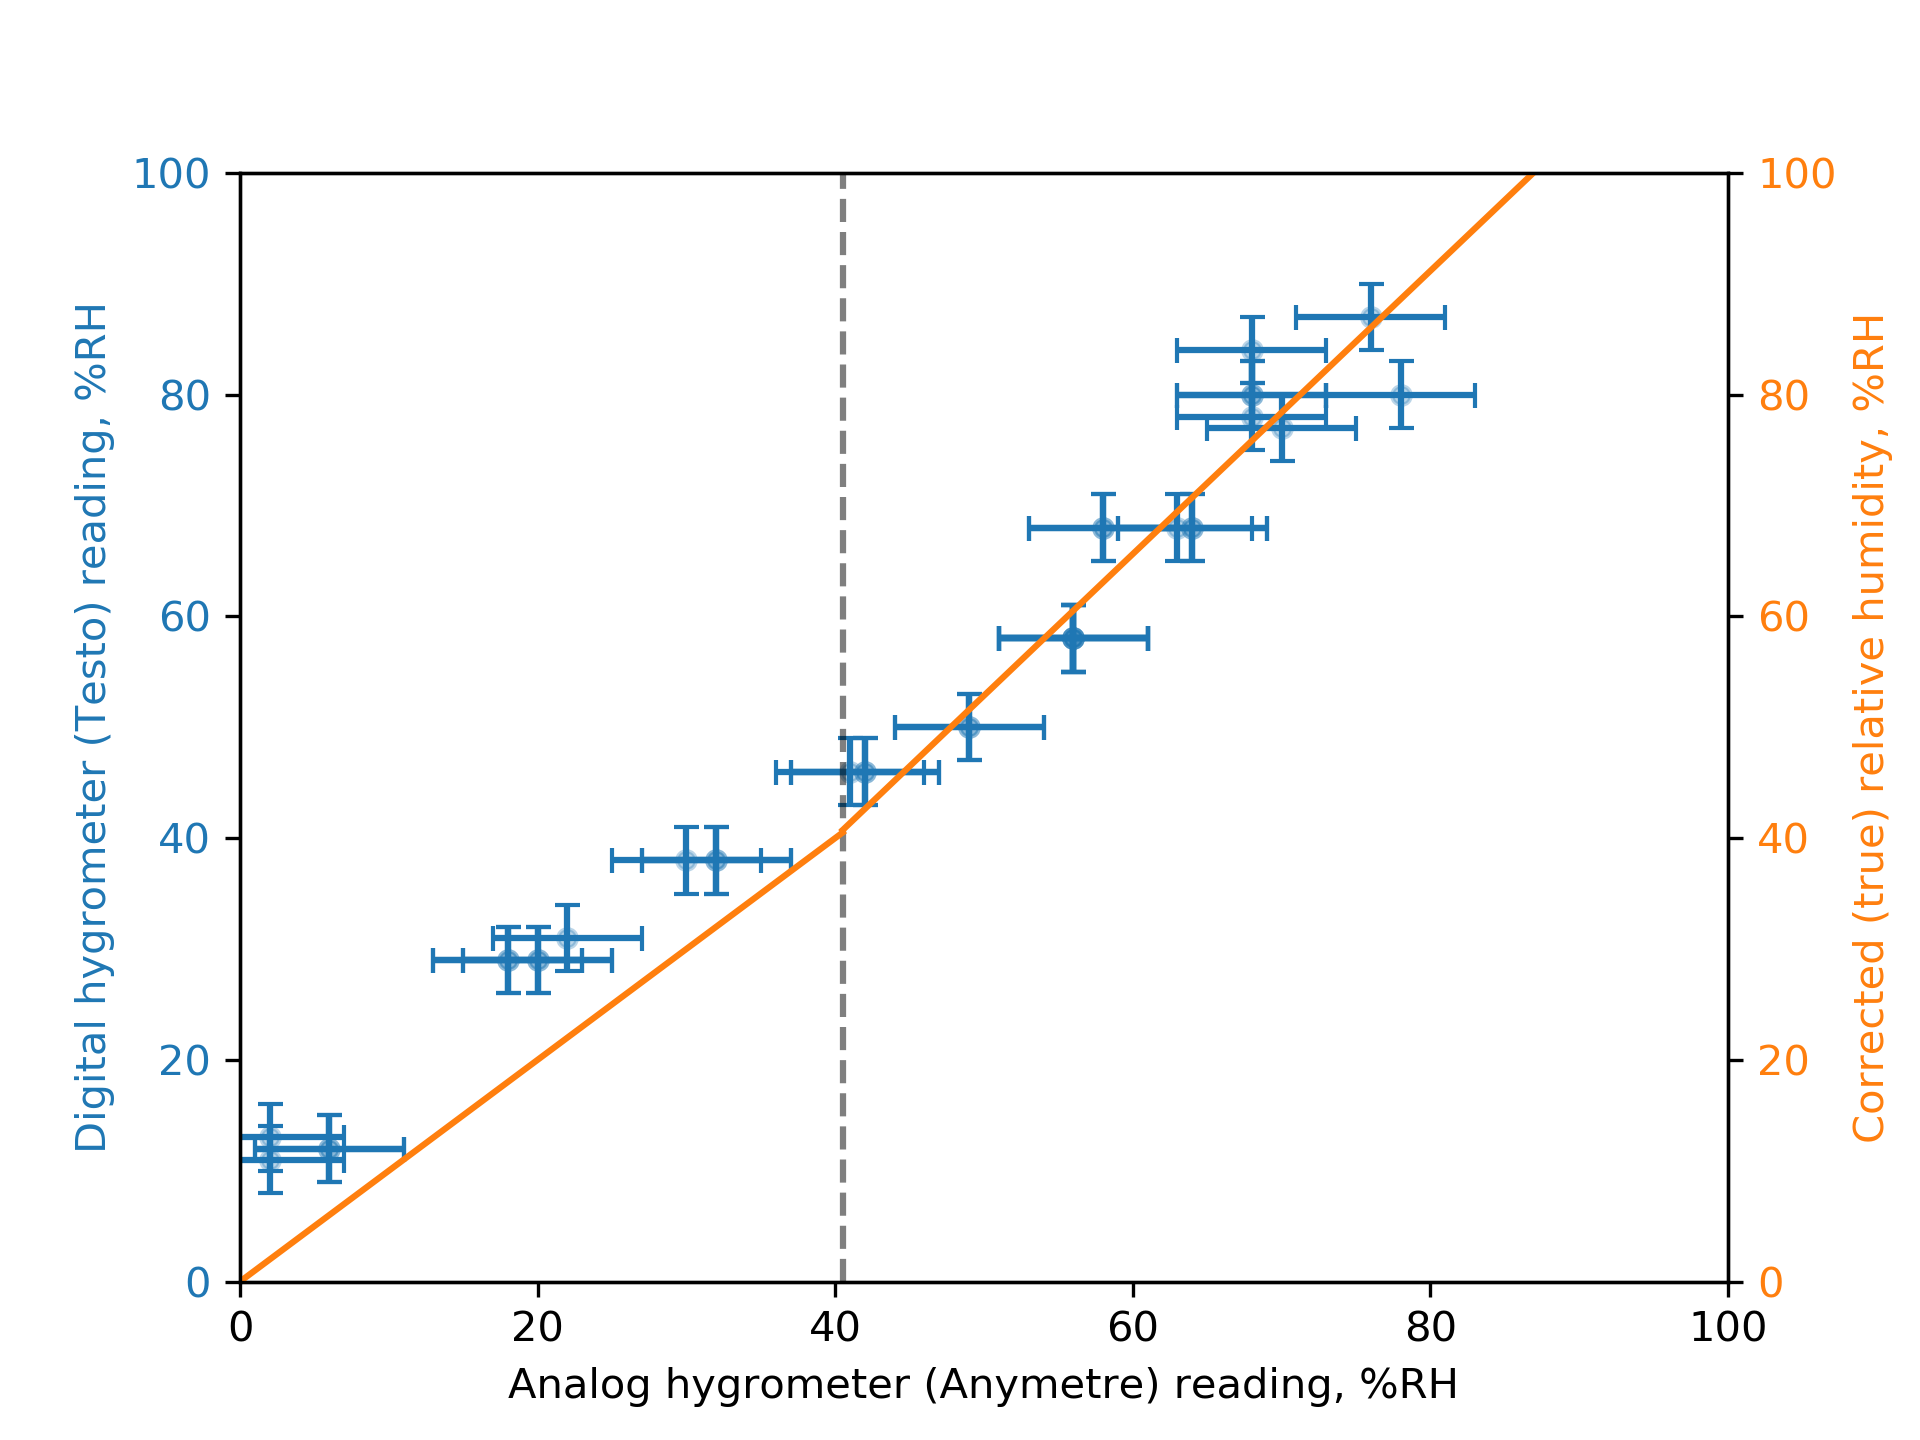

Generate this figure with Python:
import numpy as np
import matplotlib.pyplot as plt
import glob

data_folder = 'experimental_data/PDMS-PMMA_delamination_experiments/data/'

folders = [f for f in glob.glob(data_folder + "**/", recursive=False)]

readings = []
for f in folders:
    if '2hygrometer' in f:
        pieces = f.split('_')
        print(pieces)
        hygrometer_location = pieces.index('2hygrometer')
        analog_rh = int(pieces[hygrometer_location - 1][:-2])
        digital_rh = int(pieces[hygrometer_location + 1][:-2])
        readings.append([analog_rh, digital_rh])

readings_list = np.array(readings)
readings_for_linear_fit = np.array([r for r in readings if r[0] > 51])
fit_function = np.polyfit(readings_for_linear_fit[:,0], readings_for_linear_fit[:,1], 1)
print(fit_function)
fig, ax1 = plt.subplots()

color = 'C0'
ax1.set_xlabel('Analog hygrometer (Anymetre) reading, %RH')
ax1.set_ylabel('Digital hygrometer (Testo) reading, %RH', color=color)
ax1.tick_params(axis='y', labelcolor=color)
ax1.scatter(readings_list[:,0], readings_list[:,1], s=20, alpha=0.3)
ax1.errorbar(x=readings_list[:,0], y=readings_list[:,1], xerr=5, yerr=3, linestyle='', capsize=3)

ax1.set_ylim(0, 100)
ax1.set_xlim(0, 100)

ax2 = ax1.twinx()  # instantiate a second axes that shares the same x-axis
ax2.set_ylim(0, 100)
color = 'C1'
ax2.set_ylabel('Corrected (true) relative humidity, %RH', color=color)  # we already handled the x-label with ax1
ax2.tick_params(axis='y', labelcolor=color)
swtich_location = 40.5
xs = np.linspace(0, swtich_location, 100)
ax2.plot(xs, xs, color='C1')
xs = np.linspace(swtich_location, 88, 100)
ys = np.poly1d(fit_function)(xs)
ax2.plot(xs, ys, color='C1')
ax1.axvline(x=swtich_location, linestyle='--', color='black', alpha=0.5)
# fig.savefig('hygrometer_calibration.png', dpi=300)
# np.save('calibration_switch', swtich_location)
# np.save('calibration_line', fit_function)


plt.show()
